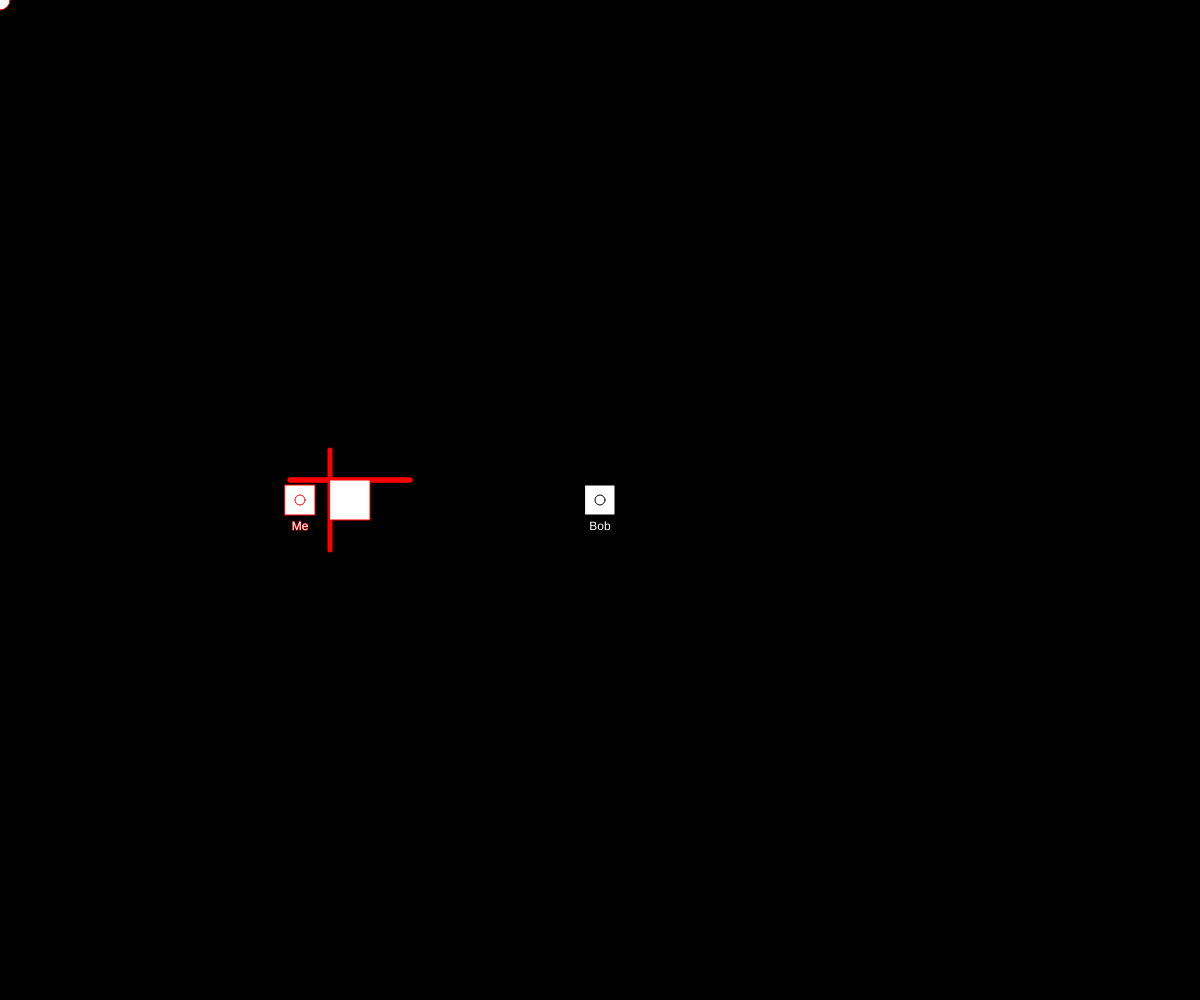
Frame 1 (no input)
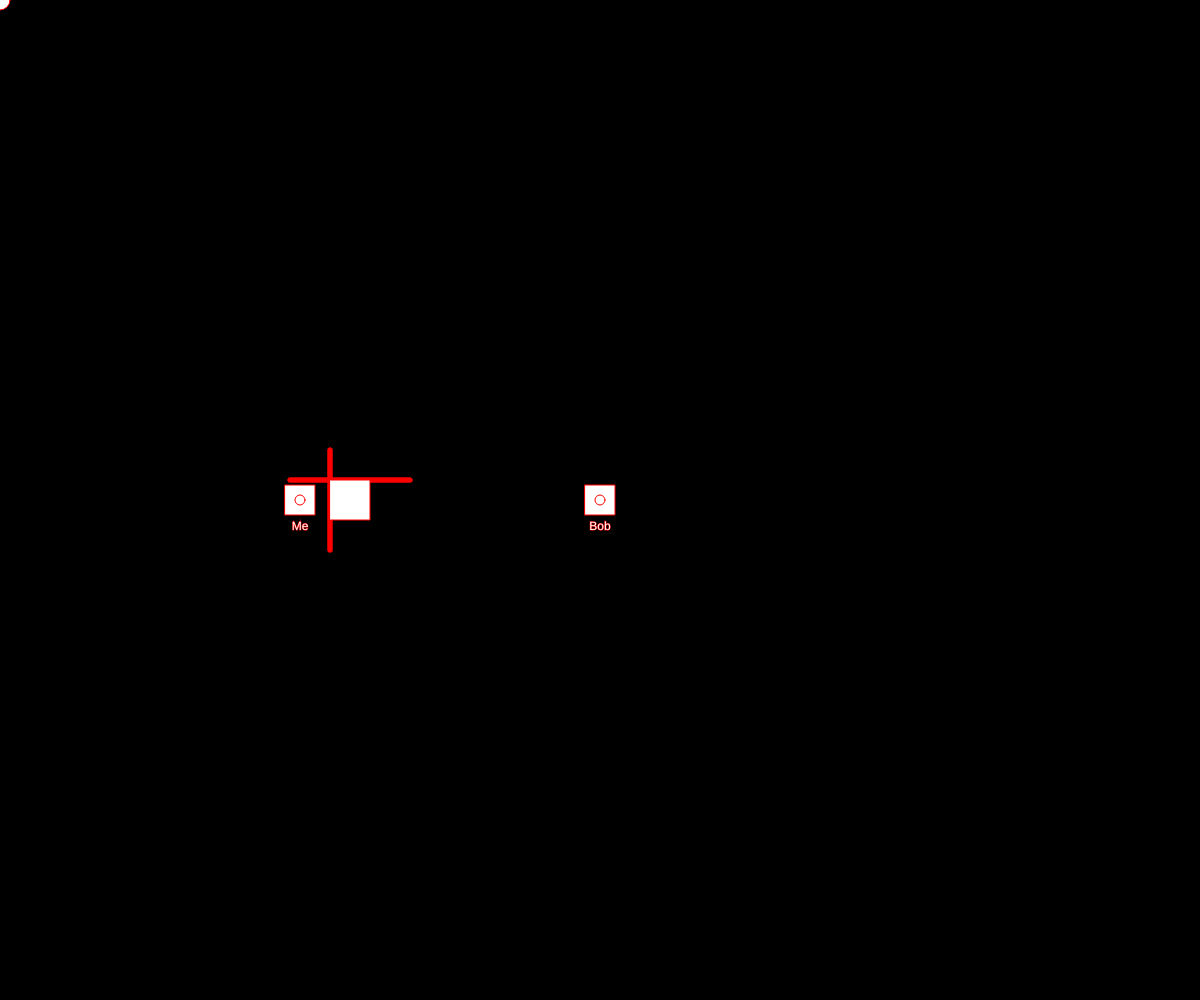
Frame 60 (no input)
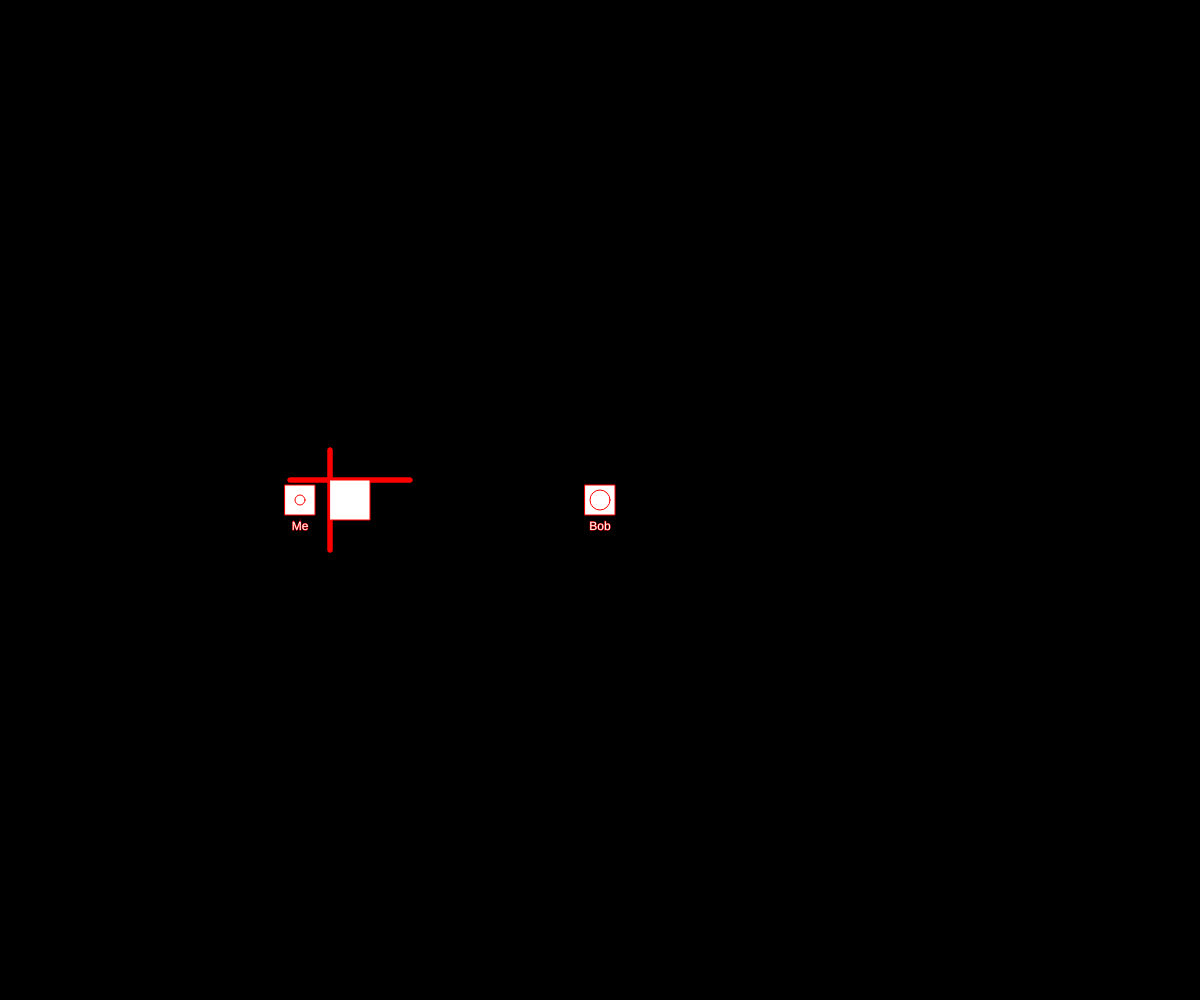
Frame 120 (the mouse pressed at the canvas centre since frame 60)

The p5.js sketch that drew these frames (run headless with seeded random() and noise() and a simulated clock; from frame 60 on, the mouse is pressed at the canvas centre):

// p5.js sketch
// ── sketch.js
class Collider {
  x
  y
  width
  height
  type
  constructor(x, y, w, h, t) {
    this.x = x
    this.y = y
    this.width = w
    this.height = h
    this.type = "rect"
  }
}

class Entity {
  x
  y
}

class Obstacle extends Entity {
  constructor(x, y, w, h) {
    super(x, y)
    this.x = x
    this.y = y
    this.w = w
    this.h = h
  }
  // other.x
  // other.y
  // other.width
  collide(other) {
    console.log(other)
    // Return true if the passed in rect intersects this.
    // let collideRightX
    let leftX = this.x - this.w / 2
    strokeWeight(5)
    line(leftX, this.y - 50, leftX, this.y + 50)
    strokeWeight(1)
    console.log(other.x)
    console.log(other.width)
    let collideLeftX = leftX > other.x + other.width
    let topY = this.y - this.w / 2
    stroke("red")
    strokeWeight(5)
    line(this.x - 60, topY, this.x + 60, topY)
    strokeWeight(1)
    let collideTopY = topY > other.y - other.width / 2

    // let collideBottomY
    // return ((collideRightX || collideLeftX) &&
    //     (collideTopY || collideBottomY)
    //     )
    this.collided = collideTopY && collideLeftX
    return this.collided
  }
  draw() {
    if (this.collided) {
      fill("red")
    } else {
      fill("white")
    }

    rect(this.x, this.y, this.w, this.h)
  }
}

class Character extends Entity {
  name
  vx = 0
  vy = 0
  lx = 0
  ly = 0
  x
  y
  width
  constructor(myName, x, y, width) {
    super(x, y)
    this.name = myName
    this.waldo = false
    this.x = x
    this.y = y
    this.width = width
  }
  hit(x, y) {
    let distance = dist(x, y, this.x, this.y)
    return distance < 15
  }
  click() {
    if (this.hit(mouseX, mouseY)) {
      console.log("You clicked me!")
    }
  }
  move(obstacle) {
    if (!obstacle.collide(this)) {
      this.x += this.vx
      this.y += this.vy
    }
  }
  draw() {
    fill(255)
    square(this.x, this.y, 30)
    text(this.name, this.x, this.y + 30)
    circle(this.x + this.lx * 10, this.y + this.ly * 10, 10)
  }
}
class Player extends Character {
  interact() {
    for (let i = 0; i < people.length; i++) {
      if (people[i] !== this) {
        if (
          dist(
            this.x + this.lx * 10,
            this.y + this.ly * 10,
            people[i].x,
            people[i].y
          ) < 40
        ) {
          console.log(people[i].name)
        }
      }
    }
  }
  move(other) {
    super.move(other)
    // console.log(keyCode)
    if (keyIsPressed) {
      switch (keyCode) {
        case UP_ARROW:
          this.vy = -1
          this.ly = -1
          break
        case DOWN_ARROW:
          this.vy = 1
          this.ly = 1
          break
        case LEFT_ARROW:
          this.vx = -1
          this.lx = -1
          break
        case RIGHT_ARROW:
          this.vx = 1
          this.lx = 1
          break
      }
    }
  }
}

let people = []
timer = 0
function generation() {
  for (let i = 0; i < 100; i++) {
    let james = new Person("James")
    people.push(james)
  }
  people[people.length - 1].waldo = true
}
function mousePressed() {
  for (let c of people) {
    c.click()
  }
}
let mainCharacter, playerCharacter, obstacle
function keyReleased() {
  // console.log("Released")
  if (keyCode == UP_ARROW || keyCode == DOWN_ARROW) {
    playerCharacter.vy = 0
  }
  if (keyCode == LEFT_ARROW || keyCode == RIGHT_ARROW) {
    playerCharacter.vx = 0
  }
  if (key == "x") {
    console.log("Interacting")
    playerCharacter.interact()
  }
}
function setup() {
  createCanvas(windowWidth, windowHeight)
  rectMode(CENTER)
  textAlign(CENTER)
  mainCharacter = new Character("Bob", width / 2, height / 2, 30)
  people.push(mainCharacter)
  playerCharacter = new Player("Me", width / 4, height / 2, 30)
  people.push(playerCharacter)
  obstacle = new Obstacle(playerCharacter.x + 50, playerCharacter.y, 40, 40)
}

function draw() {
  background(0)
  for (let i = 0; i < people.length; i++) {
    people[i].draw()
    people[i].move(obstacle)
  }
  obstacle.draw()
  circle(mouseX, mouseY, 20)
}

// ── style.css
html, body {
  margin: 0;
  padding: 0;
}

canvas {
  display: block;
  margin: -4px;
  overflow: none;
}
